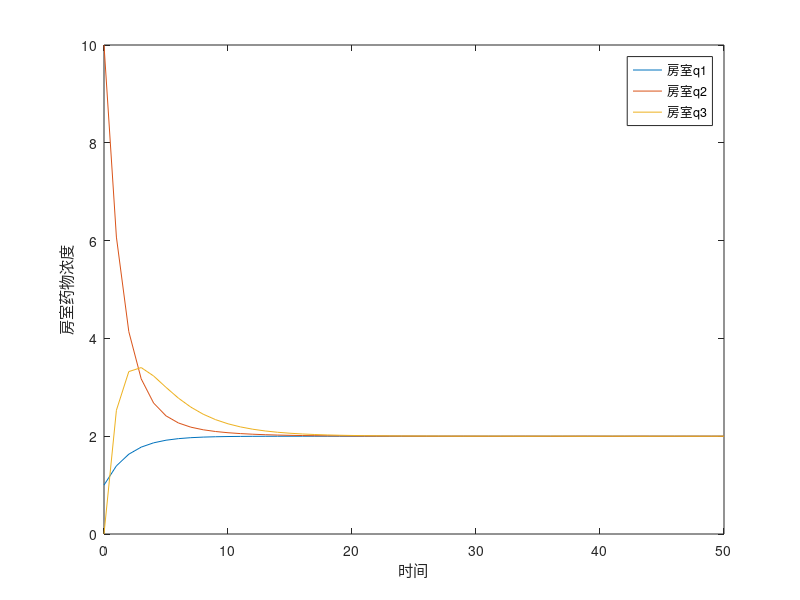

Here is the MATLAB script that generated this plot:
f10=1;k21=0.5;k32=0.4;k23=0.1;k02=0.2;k03=0.3;
f=@(t,q)[f10-k21*q(1);k21*q(1)+k23*q(3)-k32*q(2)-k02*q(2);k32*q(2)-k23*q(3)-k03*q(3)];
tspan=0:50;
q0=[1,10,0];  %f20=10*dirac(0)这一块还是体现在初值上算了


[t,q]=ode45(f,tspan,q0);
plot(t,q(:,1),t,q(:,2),t,q(:,3))
legend('房室q1', '房室q2','房室q3');
xlabel('时间');
ylabel('房室药物浓度');